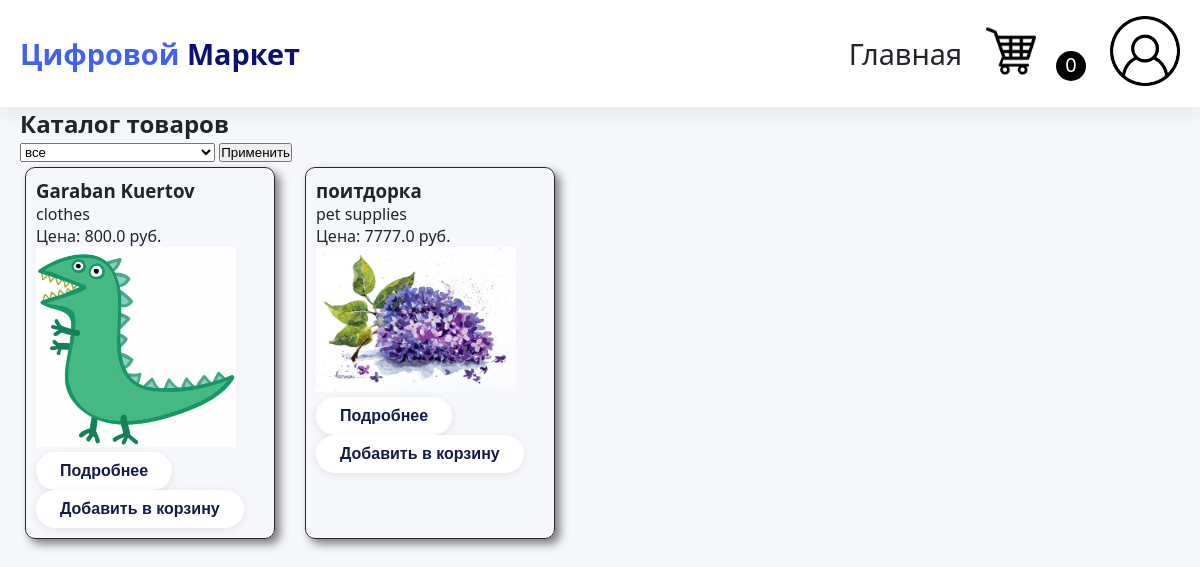
The page / on the database its author committed.
### tables this page shows
CREATE TABLE products (
                   id INTEGER PRIMARY KEY AUTOINCREMENT,
                   name TEXT NOT NULL,
                   price REAL NOT NULL,
                   type_products INTEGER,
                   description TEXT DEFAULT "",
                   image TEXT DEFAULT "",
                   FOREIGN KEY (type_products) REFERENCES Type_products(id)
    
            );

CREATE TABLE Type_products (
            id iNTEGER PRIMARY KEY AUTOINCREMENT,
            name TEXT NOT NULL

        );

### app.py (the view)
@app.route("/")
def index():
    products = database.get_products()
    type_products = database.get_all_type_products()
    selected_type = request.args.get("type_products")
    cur_type = request.args.get("type_products")
    cart = session.get("cart", {})
    cart = database.validate_cart(cart)
    cart_count = len(cart)
    if selected_type == "all" or selected_type == None:
        products = database.get_products()
    else:
        products = database.get_type_products(selected_type)
    print(selected_type)
    return render_template("index.html", products=products, type_products=type_products, cart=cart, cart_count=cart_count, type_user=session.get("type_user"), user_id=session.get("user_id"), cur_type=cur_type)

### app.py (called while the page is built)
@app.context_processor
def utility_processor():
    def get_cart_count():
        cart = session.get("cart", {})
        cart = database.validate_cart(cart)
        return len(cart)
    return dict(cart_count=get_cart_count())

### database.py (called while the page is built)
def get_products():
    conn = sqlite3.connect("shop.db")
    cursor = conn.cursor()
    cursor.execute("""SELECT products.id, products.name, products.price, Type_products.name, products.description, products.image FROM products
                   JOIN Type_products ON products.type_products = Type_products.id""")
    products = cursor.fetchall()
    conn.close()
    return products

def get_all_type_products():
    conn = sqlite3.connect("shop.db")
    cursor = conn.cursor()
    cursor.execute("""SELECT * FROM Type_products """)
    products = cursor.fetchall()
    conn.close()
    return products

def validate_cart(cart):
    conn = sqlite3.connect("shop.db")
    cursor = conn.cursor()
    ids = list(cart.keys())
    for i in ids:
        cursor.execute("SELECT * FROM products WHERE id=?", (int(i),))
        product = cursor.fetchone()
        if not product:
            del cart[i]
    return cart

### templates/index.html (shortened to what this page needs)
<!DOCTYPE html>
<html lang="en">
<head>
    <link rel="stylesheet" href="{{ url_for('static', filename='css/style.css') }}">
</head>
<body>
    {% include '_navbar.html' %}
    <div class="container">
        <h2>Каталог товаров</h2>
        <form method="GET">
            <select name="type_products" id="">
                <option value="all" {% if cur_type == "all" %}selected{% endif %}>все</option>
            </select>
            <button>Применить</button>
        </form>
        <div class="products">
            {% for product in products %}
                <div class="product">
                    <h3>{{ product[1] }}</h3>
                    <p>{{ product[3] }}</p>
                    <p>Цена: {{ product[2] }} руб.</p>
                    {% if product[5] %}
                        <img src="{{ product[5] }}" width="200">
                    {% endif %}
                    <a href="{{ url_for('product', product_id=product[0]) }}"><button class="btn">Подробнее</button></a>
                    <a href="{{ url_for('add_to_cart', product_id=product[0]) }}"><button class="btn">Добавить в корзину</button></a>
                </div>
            {% endfor %}
        </div>
    </div>
</body>
</html>

### static/css/style.css (style rules this page uses)
.products { display: flex; flex-wrap: wrap; gap: 20px; }
.product { border: 1px solid #272727; padding: 10px; width: 250px; margin: 5px; border-radius: 10px; box-shadow: 5px 5px 10px rgba(0, 0, 0, 0.5); }
* { margin: 0; padding: 0; box-sizing: border-box; }
:root { --primary: #4361ee; --primary-dark: #3a0ca3; --danger: #e63946; --light-gray: #e9ecef; --shadow: 0 10px 20px rgba(0,0,0,0.05); --border-radius: 12px; }
body { font-family: 'Segoe UI', Tahoma, Geneva, Verdana, sans-serif; background-color: #f5f7fb; color: #212529; }
.container { max-width: 1280px; margin: 0 auto; padding: 0 20px; }
.btn { display: inline-block; background: var(--primary); color: white; padding: 0.5rem 1rem; border-radius: 40px; text-decoration: none; font-weight: 500; border: none; cursor: pointer; }
.btn { display: inline-block; padding: 10px 24px; font-size: 1rem; font-weight: 600; text-align: center; text-decoration: none; border-radius: 40px; border: none; cursor: pointer; transition: all 0.2s ease; background: white; color: #121c46; box-shadow: 0 2px 8px rgba(0, 0, 0, 0.08); }

### rows shown on the page
products: name "Garaban Kuertov", name "clothes", price "800.0", shows a picture
products: name "поитдорка", name "pet supplies", price "7777.0", shows a picture
